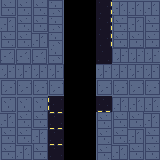

Rendered tile map (Tiled .tmx) drawn with the repository's tilesets; below, a short description and the map source with its tile grids summarised:
An orthogonal 10x10 tile map with 16x16 px tiles, 2 tile layers (Roads, Buildings).

<map version="1.2" orientation="orthogonal" renderorder="right-down" width="10" height="10" tilewidth="16" tileheight="16" nextobjectid="1">
  <properties>
    <property name="sw1" value="14" />
    <property name="sw2" value="19" />
    <property name="sw3" value="20" />
    <property name="sw4" value="13" />
    <property name="sw5" value="17" />
    <property name="sw6" value="18" />
  </properties>
  <tileset firstgid="1" name="city" columns="4" tilecount="20" tileheight="16" tilewidth="16">
    <image source="city.png" width="64" height="80" />
  </tileset>
  <layer name="Roads" width="10" height="10">
    <data>[100 cells, 100 non-empty, 19 distinct tile ids]</data>
  </layer>
  <layer name="Buildings" width="10" height="10">
    <data>[100 cells, 0 non-empty, 0 distinct tile ids]</data>
  </layer>
</map>
